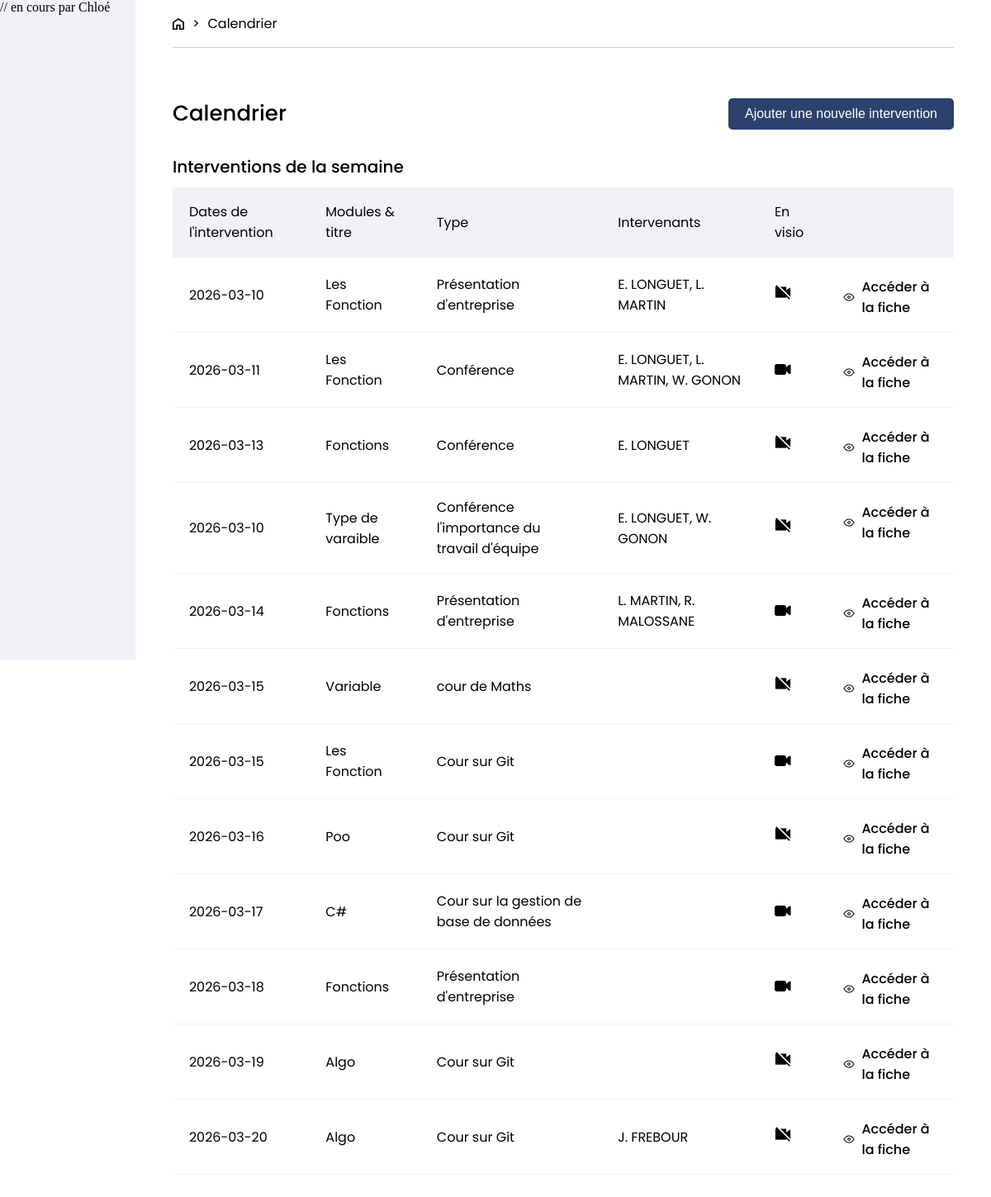
Screenshot of /Calendrier.php with the database file from the repository.
### tables this page shows
CREATE TABLE IF NOT EXISTS `course` (
  `id` int NOT NULL AUTO_INCREMENT,
  `start_date` date NOT NULL,
  `end_date` date NOT NULL,
  `intervention_type_id` int NOT NULL,
  `module_id` int NOT NULL,
  `remotely` tinyint(1) NOT NULL,
  `title` varchar(255) NOT NULL,
  PRIMARY KEY (`id`),
  KEY `id_course_module` (`module_id`),
  KEY `id_intervention` (`intervention_type_id`)
);

CREATE TABLE IF NOT EXISTS `module` (
  `id` int NOT NULL AUTO_INCREMENT,
  `code` varchar(50) NOT NULL,
  `parent_id` int DEFAULT NULL,
  `name` varchar(255) NOT NULL,
  `description` text NOT NULL,
  `hours_count` int NOT NULL,
  `capstone_project` tinyint(1) NOT NULL,
  PRIMARY KEY (`id`),
  KEY `parent_id` (`parent_id`) USING BTREE
);

CREATE TABLE IF NOT EXISTS `intervention_type` (
  `id` int NOT NULL AUTO_INCREMENT,
  `name` varchar(255) NOT NULL,
  `description` text NOT NULL,
  `color` varchar(20) NOT NULL,
  PRIMARY KEY (`id`)
);

### public/Calendrier.php (the view, shortened to what this page needs)
<!DOCTYPE html>
<html lang="fr">
<head>
    <link rel="stylesheet" href="style.css">
</head>
<body>
    <nav>
        // en cours par Chloé
    </nav>
    <section class="calendar">
        <div class="breadcrumb">
            <img src="assets/home.png" alt="">
            <p>></p>
            <p>Calendrier</p>
        </div>
        <section class="titles-page">
            <div class="align">
                <h3>Calendrier</h3>
                <div class="button">
                    <button command="show-modal" commandfor="dialog" class="blue-button">Ajouter une nouvelle intervention</button>
                </div>
                                    <?php
                                    require_once "Connexion.php";
                                    ?>
            </div>
            <h4>Interventions de la semaine</h4>
            <table class="table">
                <tr class="columns">
                    <td>Dates de l'intervention</td>
                    <td>Modules & titre</td>
                    <td>Type</td>
                    <td>Intervenants</td>
                    <td>En visio</td>
                    <td></td>
                </tr>
                <?php
                    $requete = $con->prepare("SELECT id, start_date, end_date, intervention_type_id, module_id, remotely FROM course");
                    $requete->execute();
                    $contenu = $requete->fetchAll(\PDO::FETCH_ASSOC);
                    foreach ($contenu as $valeurs=>$element) {
                        echo "<tr>";
                        echo "<td>". $element["start_date"]. "</td>";
                        $module_id = $element["module_id"];
                        $requete = $con->prepare("SELECT name FROM module WHERE id = :module_id");
                        $requete -> bindParam(':module_id', $module_id);
                        $requete->execute();
                        $nom_module = $requete->fetch(\PDO::FETCH_ASSOC);
                        echo "<td>". $nom_module["name"] . "</td>";
                        $type_intervention = $element["intervention_type_id"];
                        $requete = $con->prepare("SELECT name FROM intervention_type WHERE id = :type_intervention");
                        $requete -> bindParam(':type_intervention', $type_intervention);
                        $requete->execute();
                        $nom_intervention = $requete->fetch(\PDO::FETCH_ASSOC);
                        echo "<td>". $nom_intervention["name"] ."</td>";
                        $id = $element["id"];
                        $requete = $con->prepare("SELECT upper(u.last_name), upper(u.first_name) FROM user u WHERE u.id IN (SELECT i.user_id FROM instructor i WHERE i.id in (SELECT c.instructor_id FROM course_instructor c WHERE c.course_id = :id))");
                        $requete -> bindParam(':id', $id);
                        $requete->execute();
                        $noms_intervenants = $requete->fetchAll(\PDO::FETCH_ASSOC);
                        echo "<td>";
                        $temporaire = "";
                        foreach ($noms_intervenants as $colonne=>$noms){
                            $temporaire .= ", ". $noms["upper(u.first_name)"][0].". ".$noms["upper(u.last_name)"];
                        }
                        echo substr($temporaire, 2);
                        echo "</td>";
                        if ($element["remotely"] == 0){
                            ?><td> <img src="assets/VisioOff.png" alt=""> </td><?php
                        }
                        else {
                            ?><td> <img src="assets/VisioOn.png" alt=""> </td><?php
                        }
                        ?><td class="table_align"><img src="assets/Oeil.png" alt="">
                        <a href="">Accéder à la fiche</a></td>
                        <?php
                        echo "</tr>";
                    }
                ?>
            </table>
        </section>
    </section>
</body>
</html>

### public/style.css (style rules this page uses)
p, h3 { margin: 0; }
tr { border-bottom: 1px solid #F1F2F7; height: 72px; }
.table_align { display: flex; align-items: center; padding-top: 23px; }
.table_align img { padding-right: 7px; }
.table_align a { text-decoration: none; color: black; }
nav { width: 240px; background-color: #F1F2F7; height: 100vh; }
.breadcrumb { display: inline-flex; height: 57px; width: 100%; align-items: center; gap: 10px; border-bottom: 1px solid #C8CBD9; }
.breadcrumb img { width: 14px; height: 14px; }
body { display: flex; margin: 0; }
.calendar { padding: 0px 45px 45px 45px; font-family: Poppins; }
.titles-page h3 { font-size: 26px; font-weight: 500; margin: 20px 0px; }
.titles-page h4 { font-size: 20px; font-weight: 500; margin: 10px 0px; }
.blue-button { padding: 10px 20px; background-color: #2C416E; color: white; text-align: center; border-radius: 5px; display: inline-block; border: unset; }
.align { display: flex; justify-content: space-between; align-items: center; margin-top: 40px; }
td { padding: 17px 20px; }
table { width: 100%; border-collapse: collapse; }
.columns { background-color: #F1F2F7; }
* { box-sizing: 0; }
button { font-weight: 500; font-size: 16px; }
a { text-decoration: none; color: black; font-weight: 500; }

### rows the page displays
course: start_date "2026-03-10", module.name "Les Fonction", intervention_type.name "Présentation d'entreprise", temporaire "E. LONGUET, L. MARTIN", remotely 0 (drawn)
course: start_date "2026-03-11", module.name "Les Fonction", intervention_type.name "Conférence", temporaire "E. LONGUET, L. MARTIN, W. GONON", remotely 1 (drawn)
course: start_date "2026-03-13", module.name "Fonctions", intervention_type.name "Conférence", temporaire "E. LONGUET", remotely 0 (drawn)
course: start_date "2026-03-10", module.name "Type de varaible", intervention_type.name "Conférence l'importance du travail d'équipe", temporaire "E. LONGUET, W. GONON", remotely 0 (drawn)
course: start_date "2026-03-14", module.name "Fonctions", intervention_type.name "Présentation d'entreprise", temporaire "L. MARTIN, R. MALOSSANE", remotely 1 (drawn)
course: start_date "2026-03-15", module.name "Variable", intervention_type.name "cour de Maths", remotely 0 (drawn)
course: start_date "2026-03-15", module.name "Les Fonction", intervention_type.name "Cour sur Git", remotely 1 (drawn)
course: start_date "2026-03-16", module.name "Poo", intervention_type.name "Cour sur Git", remotely 0 (drawn)
course: start_date "2026-03-17", module.name "C#", intervention_type.name "Cour sur la gestion de base de données", remotely 1 (drawn)
course: start_date "2026-03-18", module.name "Fonctions", intervention_type.name "Présentation d'entreprise", remotely 1 (drawn)
course: start_date "2026-03-19", module.name "Algo", intervention_type.name "Cour sur Git", remotely 0 (drawn)
course: start_date "2026-03-20", module.name "Algo", intervention_type.name "Cour sur Git", temporaire "J. FREBOUR", remotely 0 (drawn)
